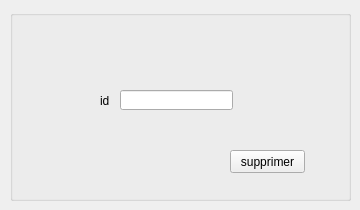
      <widget class="QWidget" name="tab_10">
       <attribute name="title">
        <string>supprimer depp</string>
       </attribute>
       <widget class="QGroupBox" name="groupBox_6">
        <property name="geometry">
         <rect>
          <x>10</x>
          <y>10</y>
          <width>341</width>
          <height>191</height>
         </rect>
        </property>
        <property name="title">
         <string/>
        </property>
        <widget class="QLineEdit" name="le_id_dep_supp">
         <property name="geometry">
          <rect>
           <x>110</x>
           <y>80</y>
           <width>113</width>
           <height>20</height>
          </rect>
         </property>
        </widget>
        <widget class="QLabel" name="label_14">
         <property name="geometry">
          <rect>
           <x>90</x>
           <y>80</y>
           <width>61</width>
           <height>21</height>
          </rect>
         </property>
         <property name="text">
          <string>id</string>
         </property>
        </widget>
        <widget class="QPushButton" name="pb_supp_depp">
         <property name="geometry">
          <rect>
           <x>220</x>
           <y>140</y>
           <width>75</width>
           <height>23</height>
          </rect>
         </property>
         <property name="text">
          <string>supprimer</string>
         </property>
        </widget>
        <zorder>label_14</zorder>
        <zorder>pb_supp_depp</zorder>
        <zorder>le_id_dep_supp</zorder>
       </widget>
      </widget>
